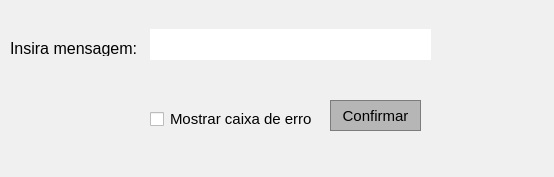
<?xml version="1.0" encoding="UTF-8"?>
<ui version="4.0">
 <class>Dialog</class>
 <widget class="QDialog" name="Dialog">
  <property name="geometry">
   <rect>
    <x>0</x>
    <y>0</y>
    <width>554</width>
    <height>177</height>
   </rect>
  </property>
  <property name="windowTitle">
   <string>Dialog</string>
  </property>
  <property name="styleSheet">
   <string notr="true">QDialog{
	background-color: rgb(240, 240, 240);
}</string>
  </property>
  <widget class="QLabel" name="label">
   <property name="geometry">
    <rect>
     <x>10</x>
     <y>40</y>
     <width>131</width>
     <height>16</height>
    </rect>
   </property>
   <property name="styleSheet">
    <string notr="true">QLabel{
	font-size: 16px;
	font-family:Arial,Helvetica,sans-serif;
}</string>
   </property>
   <property name="text">
    <string>Insira mensagem:</string>
   </property>
  </widget>
  <widget class="QLineEdit" name="lineEdit">
   <property name="geometry">
    <rect>
     <x>150</x>
     <y>29</y>
     <width>281</width>
     <height>31</height>
    </rect>
   </property>
   <property name="styleSheet">
    <string notr="true">QLineEdit{
	border: none;
	
	padding-left: 10px;
	
	font-family:Arial,Helvetica,sans-serif;
	font-size: 17px;

}
QLineEdit:hover{
	border: 1px solid rgb(0, 120, 215);
}</string>
   </property>
  </widget>
  <widget class="QCheckBox" name="checkBox">
   <property name="geometry">
    <rect>
     <x>150</x>
     <y>110</y>
     <width>161</width>
     <height>18</height>
    </rect>
   </property>
   <property name="styleSheet">
    <string notr="true">QCheckBox{
	font-family:Arial,Helvetica,sans-serif;
	font-size: 15px;
	border: none;
	border: 1px soldi black;
}</string>
   </property>
   <property name="text">
    <string>Mostrar caixa de erro</string>
   </property>
   <property name="iconSize">
    <size>
     <width>16</width>
     <height>16</height>
    </size>
   </property>
   <property name="checkable">
    <bool>true</bool>
   </property>
  </widget>
  <widget class="QPushButton" name="pushButton">
   <property name="geometry">
    <rect>
     <x>330</x>
     <y>100</y>
     <width>91</width>
     <height>31</height>
    </rect>
   </property>
   <property name="styleSheet">
    <string notr="true">QPushButton{
	background-color: rgb(182, 182, 182);
	font-family:Arial,Helvetica,sans-serif;

	font-size: 15px;
	border: none;
	border: 1px solid rgb(124, 124, 124);
}</string>
   </property>
   <property name="text">
    <string>Confirmar</string>
   </property>
  </widget>
 </widget>
 <resources/>
 <connections/>
</ui>
